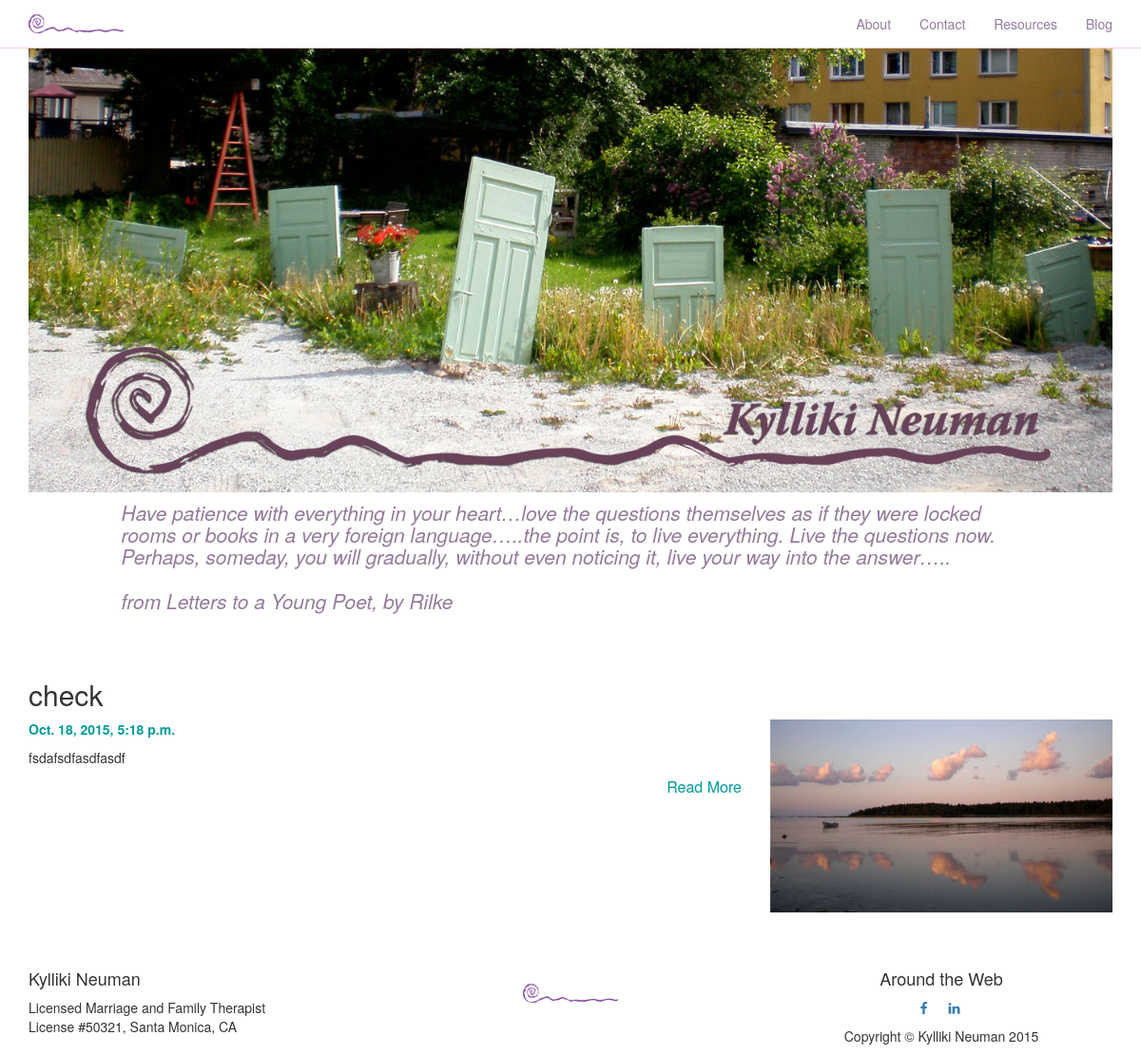
The page /blog/ on the database as committed earlier.
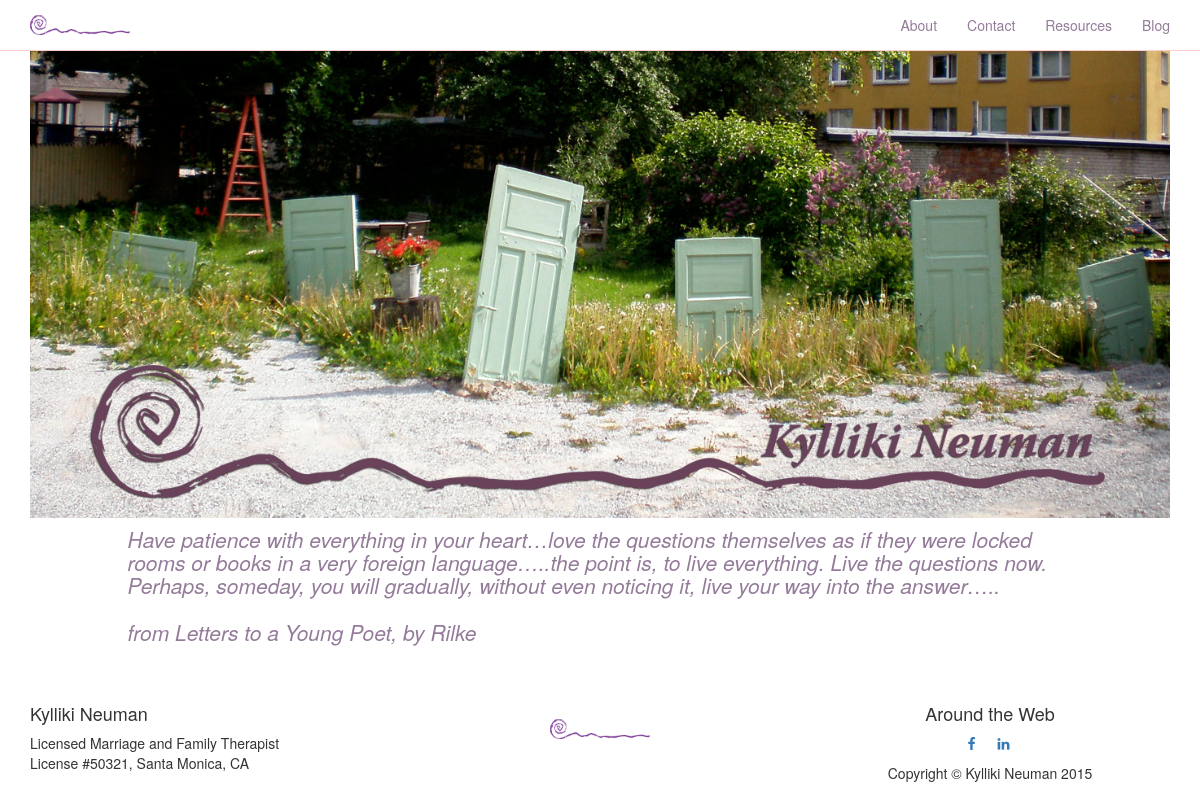
The same page on the database as committed later.
### blog/models.py (models this page shows, shortened)
class Blog(models.Model):
    title = CharField(max_length=100)
    slug = models.SlugField(max_length=200, unique=True, null=True)
    image_preview = models.ImageField(upload_to='blogs')
    body = RedactorField(
        verbose_name=u'Text',
        redactor_options={}
    )
    published = models.BooleanField(default=True)
    created_at = models.DateTimeField(auto_now_add=True)
    updated_at = models.DateTimeField(auto_now=True)
    objects = EntryQuerySet.as_manager()
    class Meta:
        verbose_name = "Blog Entry"
        verbose_name_plural = "Blog Entries"
        ordering = ['-created_at']

### blog/views.py (the view)
# urls.py: 2. Add a URL to urlpatterns:  url(r'^blog/', include(blog_urls))
def blog(request):
    posts = Blog.objects.published()
    return render(request, "blog.html", {
        'posts': posts
    })

### blog/models.py (called while the page is built)
    def published(self):
        return self.filter(published=True)

### blog/templates/blog.html
{% extends "base.html" %}
{% load static i18n %}
{% block content %}
<div class="container">
  <img class="img-responsive blog-header" src="{% static 'images/uksed-header-name.jpg' %}" alt="">
    <div class="row">
        <div class="col-md-10 col-md-offset-1">
            <h4>
                Have patience with everything in your heart…love the
                questions themselves as if they were locked rooms or
                books in a very foreign language…..the point is, to live
                everything. Live the questions now. Perhaps, someday, you
                will gradually, without even noticing it, live your way into
                the answer…..
                <br><br>
                from Letters to a Young Poet, by Rilke
            </h4>
        </div>
    </div>
</div>
{% for post in posts %}
    <div class="post">
        <div class="container">
            <div class="row">
                <div class="col-md-8">
                    <h2><a href="{% url 'entry_detail' slug=post.slug %}">{{ post.title }}</a></h2>
                    <p class="meta">
                        <b>{{ post.created_at }}</b>
                    </p>
                    <p>
                        {{ post.body|safe|truncatechars_html:440 }}
                    </p>
                    <div class="read-more pull-right">
                        <a href="{% url 'entry_detail' slug=post.slug %}">Read More</a>
                    </div>
                </div>
                <div id="individual-blog-image" class="col-md-4">
                    <img class="img-responsive" src="{{ post.image_preview.url }}">
                </div>
            </div>
        </div>
    </div>
{% endfor %}
{% endblock %}

### blog/templates/base.html (shortened to what this page needs)
{% load staticfiles %}
<!DOCTYPE html>
<html lang="en">
  <head>
    <link rel="stylesheet" href="https://maxcdn.bootstrapcdn.com/bootstrap/3.3.5/css/bootstrap.min.css" />
    <link rel="stylesheet" href="{% static 'css/main.css' %}" type="text/css" />
    <link rel="stylesheet" href="//maxcdn.bootstrapcdn.com/font-awesome/4.3.0/css/font-awesome.min.css" />
  </head>
  <body id="page-top" class="index">
    <div class="hero">
      <nav class="navbar navbar-default navbar-fixed-top">
          <div class="container">
              <div class="navbar-header page-scroll">
                  <a class="navbar-brand" name="page-top" href="{% url 'home' %}">
                    <img src="{% static 'images/logo.png' %}" alt="">
                  </a>
              </div>
              <div class="collapse navbar-collapse" id="bs-example-navbar-collapse-1">
                <ul class="nav navbar-nav navbar-right">
                  <li class="page-scroll">
                    <a href="{% url 'home' %}#about">About</a>
                  </li>
                  <li class="page-scroll">
                    <a href="{% url 'home' %}#contact">Contact</a>
                  </li>
                  <li class="page-scroll">
                    <a href="{% url 'resources' %}">Resources</a>
                  </li>
                  <li class="page-scroll">
                    <a href="{% url 'blog' %}">Blog</a>
                  </li>
                </ul>
              </div>
          </div>
      </nav>
      </div>
        {% block content %}{% endblock %}
    <footer class="text-center footer">
      <div class="container">
        <div class="row">
          <div class="col-sm-4 info">
            <h4>
              Kylliki Neuman
            </h4>
            <p>
              Licensed Marriage and Family Therapist
               <br>
              License #50321, Santa Monica, CA
            </p>
          </div>
          <div class='col-sm-4'>
            <img style="padding-bottom: 25px; padding-top: 25px;" src="{% static 'images/logo.png' %}" alt=""><br>
          </div>
          <div class="col-sm-4">
            <h4>Around the Web</h4>
            <ul class="list-inline">
              <li>
                <a href="https://www.facebook.com/groups/167979120204533/" class="btn-social btn-outline"><i class="fa fa-fw fa-facebook"></i></a>
              </li>
              <li>
                <a href="https://www.linkedin.com/profile/view?id=AAkAAAC0YvcBIIZJmK13EsZqvvnG2hnv3H4DeZ8&authType=NAME_SEARCH&authToken=Vd3u&locale=en_US&trk=tyah&trkInfo=clickedVertical%3Amynetwork%2CclickedEntityId%3A11821815%2CauthType%3ANAME_SEARCH%2Cidx%3A1-1-1%2CtarId%3A1443768829259%2Ctas%3Akylliki" class="btn-social btn-outline"><i class="fa fa-fw fa-linkedin"></i></a>
              </li>
            </ul>
            <p>Copyright &copy; Kylliki Neuman 2015</p>
          </div>
        </div>
      </div>
    </footer>
  </body>
</html>

### blog/static/css/main.css (style rules this page uses)
body { padding-top: 70px; background: #fff; color: #333; }
.navbar-default { background: #fff; border-bottom: #ffcccc 1px solid; margin-bottom: 0; }
.navbar-default .navbar-nav li a { color: #947b9a; }
.blog-header { margin: auto; margin-top: -20px; }
.col-md-10 h4 { margin-top: 10px; font-style: italic; font-size: 1.5em; color: #947b9a; margin-bottom: 50px; }
.info h4 { text-align: left; }
.info p { text-align: left; }

Rows that differ between the two databases and show on the page:
removed Blog: title "check", created_at "Oct. 18, 2015, 5:18 p.m.", body "fsdafsdfasdfasdf", image_preview (picture)
